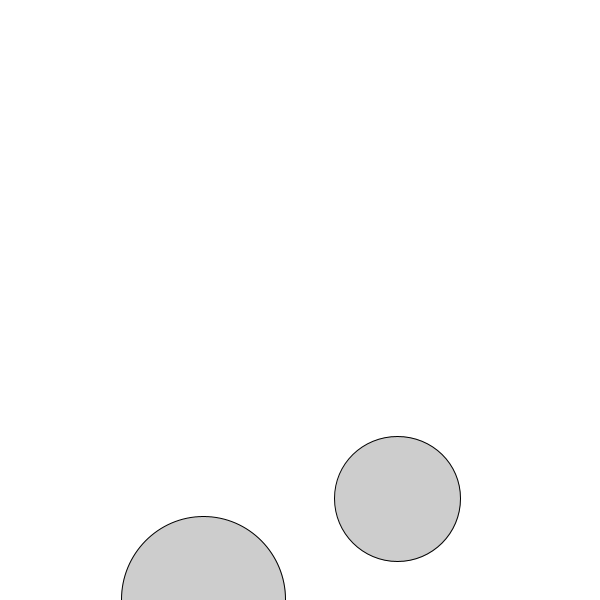
Frame 1 (no input)
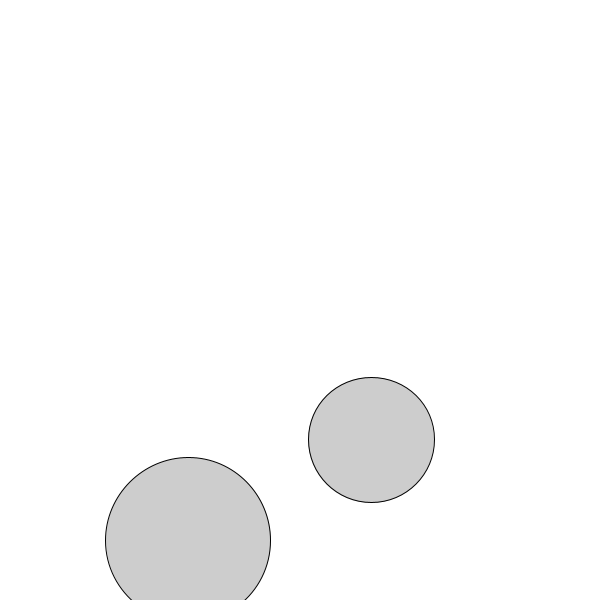
Frame 60 (the mouse pressed at the canvas centre just before this capture)
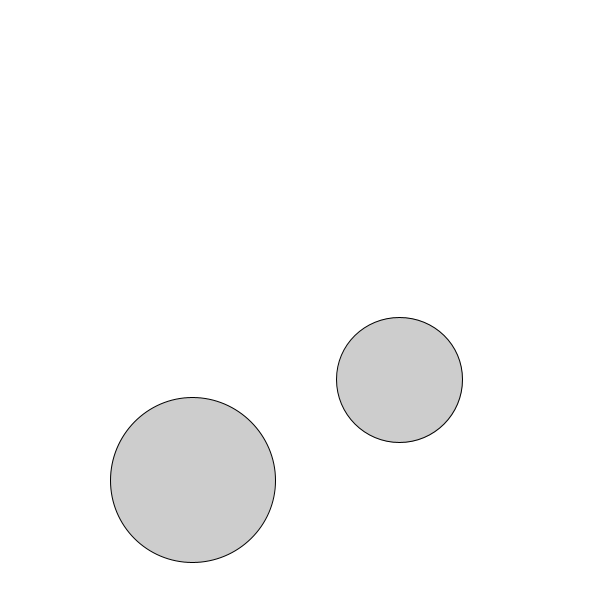
Frame 120 (the mouse held since frame 60 and released just before this capture)

The Processing sketch that drew these frames (run headless with seeded random() and noise(); from frame 60 on, the mouse is pressed at the canvas centre):

// Processing sketch: bubble_object_demo_2
// ── bubble_object_demo_2.pde


Bubble b1;
Bubble b2;

void setup() {
  size(600, 600);
  b1 = new Bubble(200,600);
  b2 = new Bubble(400,500);
}

void draw() {
  background(255);
  b1.ascend();
  b1.display();
  b2.ascend();
  b2.display();
  
  float d = dist(b1.x,b1.y,b2.x,b2.y);
  if (d < b1.r + b2.r) {
    println("OVERLAPPING");
  }
  
}


// ── Bubble.pde
class Bubble {
  float x, y;
  float r;

  Bubble(float x_, float y_) {
    x = x_;
    y = y_;
    
    r = random(50,100);
  }

  void ascend() {
    x = x + random(-4,4);
    y = y - 1;
    
    if (y < -100) {
      y = height + 100; 
    }
  }

  void display() {
    stroke(0);
    fill(0,50);
    ellipse(x, y, r*2, r*2);
  }
}
